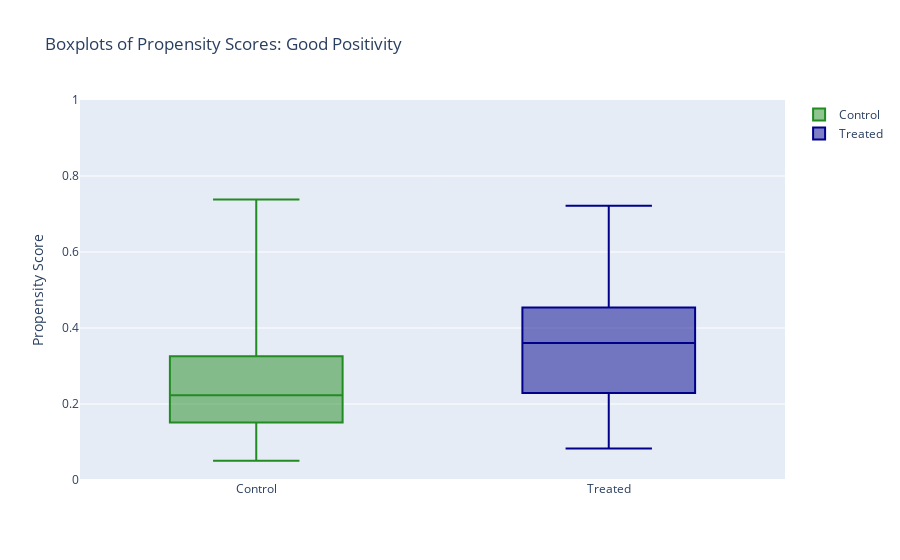
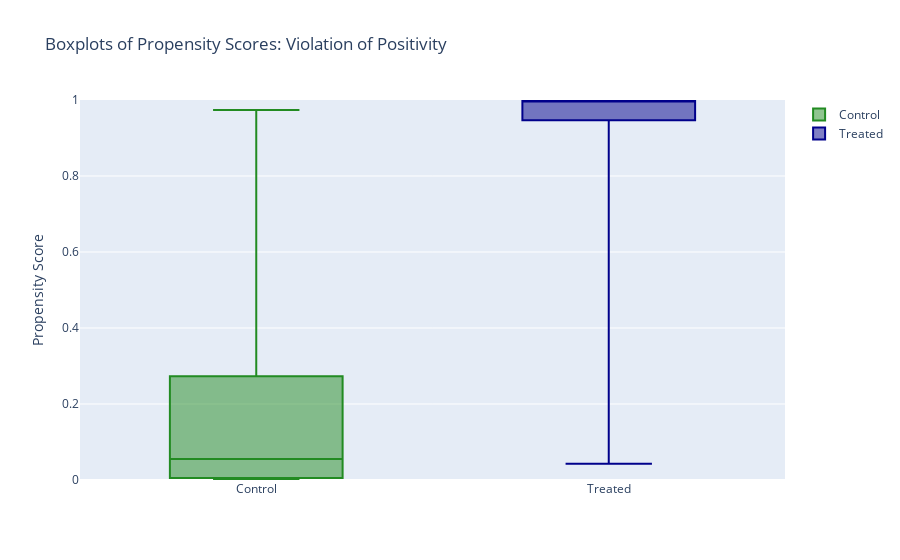

These figures' notebook cell, in order:
### Markdown cell above
## Validation of Positivity Assumption

### Code cell
# --- Plotly Boxplot Execution and Display ---
# Create boxplot for Good Overlap
fig_boxplot_good = plot_propensity_score_boxplots(
    data,
    'P_Propensity_Score_Good',
    'T_Treatment',
    'Boxplots of Propensity Scores: Good Positivity'
)
plotly.offline.iplot(fig_boxplot_good)

# Create boxplot for Severe Violation
fig_boxplot_violate = plot_propensity_score_boxplots(
    data,
    'P_Propensity_Score_Violate',
    'T_Violate_Positivity',
    'Boxplots of Propensity Scores: Violation of Positivity'
)
plotly.offline.iplot(fig_boxplot_violate)

### Figure 1 — Plotly figure (JSON) as saved in the notebook; plotly's stock layout.template omitted (floating-point values rounded to 4 significant figures; data arrays with more than 128 entries replaced by an {"elided": "..."} marker saying what was removed)
{"data": [{"boxpoints": false, "hovertemplate": "<b>%{y.name}</b><br>Min: %{y.min:.4f}<br>Q1: %{y.q1:.4f}<br>Median: %{y.median:.4f}<br>Q3: %{y.q3:.4f}<br>Max: %{y.max:.4f}<extra></extra>", "marker": {"color": "forestgreen"}, "name": "Control", "type": "box", "y": {"elided": "737 float values"}}, {"boxpoints": false, "hovertemplate": "<b>%{y.name}</b><br>Min: %{y.min:.4f}<br>Q1: %{y.q1:.4f}<br>Median: %{y.median:.4f}<br>Q3: %{y.q3:.4f}<br>Max: %{y.max:.4f}<extra></extra>", "marker": {"color": "#00008B"}, "name": "Treated", "type": "box", "y": {"elided": "263 float values"}}], "layout": {"showlegend": true, "title": {"text": "Boxplots of Propensity Scores: Good Positivity"}, "yaxis": {"range": [0, 1], "title": {"text": "Propensity Score"}}}}

### Figure 2 — Plotly figure (JSON) as saved in the notebook; plotly's stock layout.template omitted (floating-point values rounded to 4 significant figures; data arrays with more than 128 entries replaced by an {"elided": "..."} marker saying what was removed)
{"data": [{"boxpoints": false, "hovertemplate": "<b>%{y.name}</b><br>Min: %{y.min:.4f}<br>Q1: %{y.q1:.4f}<br>Median: %{y.median:.4f}<br>Q3: %{y.q3:.4f}<br>Max: %{y.max:.4f}<extra></extra>", "marker": {"color": "forestgreen"}, "name": "Control", "type": "box", "y": {"elided": "330 float values"}}, {"boxpoints": false, "hovertemplate": "<b>%{y.name}</b><br>Min: %{y.min:.4f}<br>Q1: %{y.q1:.4f}<br>Median: %{y.median:.4f}<br>Q3: %{y.q3:.4f}<br>Max: %{y.max:.4f}<extra></extra>", "marker": {"color": "#00008B"}, "name": "Treated", "type": "box", "y": {"elided": "670 float values"}}], "layout": {"showlegend": true, "title": {"text": "Boxplots of Propensity Scores: Violation of Positivity"}, "yaxis": {"range": [0, 1], "title": {"text": "Propensity Score"}}}}
